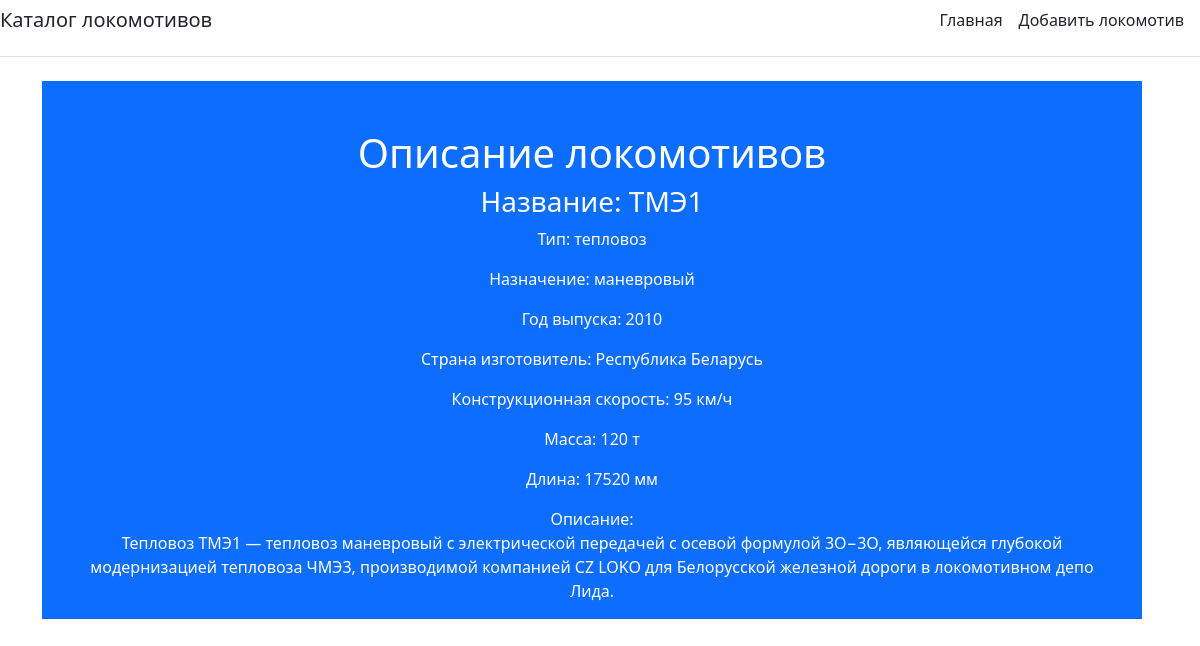
The page /about/3/ on the database its author committed.
### main/models.py (models this page shows)
class Locomotive(models.Model):
    name_loc = models.CharField('Название:', max_length=50)
    type_loc = models.CharField('Тип:', max_length=50)
    function_loc = models.CharField('Назначение:', max_length=50)
    year = models.IntegerField('Год выпуска, год:')
    country_loc = models.CharField('Страна изготовитель:', max_length=50)
    construction_speed = models.IntegerField('Конструкционная скорость, км/ч:', max_length=50)
    weight_loc = models.IntegerField('Масса, т:', max_length=50)
    length_loc = models.IntegerField('Длина, мм:', max_length=50)
    description = models.TextField('Описание:')
    def __str__(self):
        return self.name_loc
    class Meta:
        verbose_name = 'Локомотив'
        verbose_name_plural = 'Локомотивы'

### main/views.py (the view)
# urls.py: path('about/<int:locomotive_id>/', views.about, name='about'),
def about(request, locomotive_id):
    locomotive = get_object_or_404(Locomotive, id=locomotive_id)
    print(locomotive)
    return render(request, 'main/about.html', {'title': 'Описание локомотива', 'locomotive': locomotive})

### main/templates/main/about.html (shortened to what this page needs)
{% extends 'main/base.html' %}
{% block content %}
<div class="bg-primary me-md-3 pt-3 px-3 pt-md-5 px-md-5 text-center text-white overflow-hidden">
    <h1>Описание локомотивов</h1>
    <h3>Название: {{ locomotive.name_loc }}</h3>
    <p>Тип: {{ locomotive.type_loc }}</p>
    <p>Назначение: {{ locomotive.function_loc }}</p>
    <p>Год выпуска: {{ locomotive.year }}</p>
    <p>Страна изготовитель: {{ locomotive.country_loc }}</p>
    <p>Конструкционная скорость: {{ locomotive.construction_speed }} км/ч</p>
    <p>Масса: {{ locomotive.weight_loc }} т</p>
    <p>Длина: {{ locomotive.length_loc }} мм</p>
    <p>Описание: <br>{{ locomotive.description }}</p>
</div>
{% endblock %}

### rows shown on the page
Locomotive: name_loc "ТМЭ1", type_loc "тепловоз", function_loc "маневровый", year "2010", country_loc "Республика Беларусь", construction_speed "95", weight_loc "120", length_loc "17520", description "Тепловоз ТМЭ1 — тепловоз маневровый с электрической передачей с осевой формулой 3О−3О, являющейся глубокой модернизацией тепловоза ЧМЭ3, производимой компанией CZ LOKO для Белорусской железной дороги в локомотивном депо Лида."
